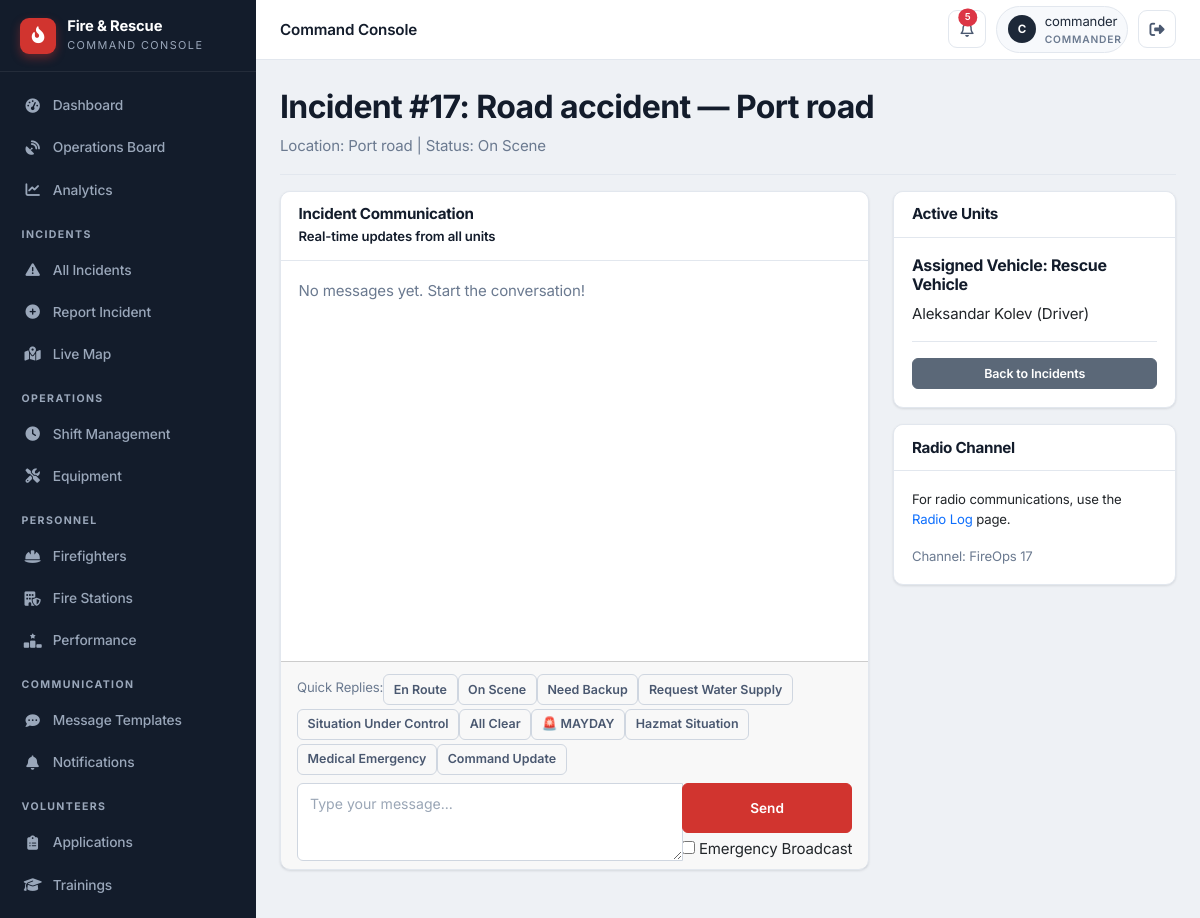
The page /staff/incident/17/chat (signed in) on the database its author committed.
### app/models/incident.py (models this page shows)
class Incident(db.Model):
    id = db.Column(db.Integer, primary_key=True)
    title = db.Column(db.String(100), nullable=False)
    location = db.Column(db.String(200), nullable=False)
    incident_type = db.Column(db.String(50), nullable=False)
    description = db.Column(db.Text)
    status = db.Column(db.String(20), default='Reported')
    reported_by = db.Column(db.Integer, db.ForeignKey('user_model.id'))
    reported_at = db.Column(db.DateTime, default=datetime.datetime.utcnow)
    assigned_vehicle_id = db.Column(db.Integer, db.ForeignKey('vehicle.id'), nullable=True)
    latitude = db.Column(db.Float, nullable=True)
    longitude = db.Column(db.Float, nullable=True)
    dispatched_at = db.Column(db.DateTime, nullable=True)
    on_scene_at = db.Column(db.DateTime, nullable=True)
    closed_at = db.Column(db.DateTime, nullable=True)
    last_updated = db.Column(db.DateTime, default=datetime.datetime.utcnow, onupdate=datetime.datetime.utcnow)
    updated_by = db.Column(db.Integer, db.ForeignKey('user_model.id'), nullable=True)
    is_major = db.Column(db.Boolean, default=False)
    parent_incident_id = db.Column(db.Integer, db.ForeignKey('incident.id'), nullable=True)
    assigned_vehicle = db.relationship('Vehicle', foreign_keys=[assigned_vehicle_id])
    reporter = db.relationship('UserModel', foreign_keys=[reported_by], backref='reported_incidents')
    updater = db.relationship('UserModel', foreign_keys=[updated_by], backref='updated_incidents')
    children = db.relationship('Incident', backref=db.backref('parent', remote_side=[id]),
                               foreign_keys=[parent_incident_id])
    wind_direction = db.Column(db.Integer, nullable=True)  # degrees (0-360)
    wind_speed = db.Column(db.Float, nullable=True)  # km/h

### app/models/communication.py (models this page shows)
class MessageTemplate(db.Model):
    id = db.Column(db.Integer, primary_key=True)
    name = db.Column(db.String(50), nullable=False)
    message = db.Column(db.Text, nullable=False)
    category = db.Column(db.String(30), default='general')
    order = db.Column(db.Integer, default=0)

### app/models/vehicle.py (models this page shows)
class Vehicle(db.Model):
    id = db.Column(db.Integer, primary_key=True)
    type = db.Column(db.String(50))
    location = db.Column(db.String(200))
    latitude = db.Column(db.Float, nullable=True)
    longitude = db.Column(db.Float, nullable=True)
    last_updated = db.Column(db.DateTime, default=datetime.datetime.utcnow, onupdate=datetime.datetime.utcnow)
    speed = db.Column(db.Float, nullable=True)
    heading = db.Column(db.Integer, nullable=True)
    status = db.Column(db.String(20), default='station')
    station_id = db.Column(db.Integer, db.ForeignKey('fire_station.id'), nullable=True)
    current_incident_id = db.Column(db.Integer, db.ForeignKey('incident.id'), nullable=True)
    route_polyline = db.Column(db.Text, nullable=True)      # JSON list of [lat, lng] along the road
    route_started_at = db.Column(db.DateTime, nullable=True)  # when the vehicle began driving
    route_total_seconds = db.Column(db.Float, nullable=True)  # animation duration (sped up for demo)
    route_real_seconds = db.Column(db.Float, nullable=True)   # real OSRM driving time, for ETA display
    route_distance_m = db.Column(db.Float, nullable=True)     # real route distance in meters
    route_dest_lat = db.Column(db.Float, nullable=True)
    route_dest_lng = db.Column(db.Float, nullable=True)
    current_incident = db.relationship('Incident', foreign_keys=[current_incident_id])
    firefighters = db.relationship('Firefighter', backref='assigned_vehicle', lazy=True)

### app/models/firefighter.py (models this page shows)
class Firefighter(db.Model):
    id = db.Column(db.Integer, primary_key=True)
    name = db.Column(db.String(100), nullable=False)
    rank = db.Column(db.String(50))
    status = db.Column(db.String(20), default='available')
    vehicle_id = db.Column(db.Integer, db.ForeignKey('vehicle.id'), nullable=True)
    station_id = db.Column(db.Integer, db.ForeignKey('fire_station.id'), nullable=True)
    user_id = db.Column(db.Integer, db.ForeignKey('user_model.id'), nullable=True, unique=True)
    user = db.relationship('UserModel', foreign_keys=[user_id], backref='firefighter_profile')
    employee_id = db.Column(db.String(20), unique=True, nullable=True)
    phone = db.Column(db.String(20), nullable=True)
    hire_date = db.Column(db.DateTime, nullable=True)
    last_active = db.Column(db.DateTime, nullable=True)
    current_shift_id = db.Column(db.Integer, db.ForeignKey('shift.id'), nullable=True)
    current_shift = db.relationship('Shift', foreign_keys=[current_shift_id], back_populates='firefighter')
    shifts = db.relationship('Shift', foreign_keys='Shift.firefighter_id', back_populates='firefighter')

### app/routes/communications.py (the view, shortened to what this page needs)
@communications_bp.route('/staff/incident/<int:incident_id>/chat', methods=['GET', 'POST'])
@login_required
def incident_chat(incident_id):
    incident = Incident.query.get_or_404(incident_id)
    form = MessageForm()
    templates = MessageTemplate.query.order_by(MessageTemplate.order).all()
    messages = Message.query.filter_by(incident_id=incident.id).order_by(Message.created_at).all()
    return render_template('staff/communications/chat.html',
                           incident=incident,
                           form=form,
                           messages=messages,
                           templates=templates)

### app/forms/communication_forms.py
class MessageForm(FlaskForm):
    message = TextAreaField('Message', validators=[DataRequired()])
    is_emergency = BooleanField('Emergency Broadcast', default=False)
    submit = SubmitField('Send')

### app/utils.py (called while the page is built)
def login_required(f):
    @wraps(f)
    def decorated_function(*args, **kwargs):
        if not session.get('logged_in'):
            flash('Please login to access the staff portal.', 'warning')
            return redirect(url_for('auth.staff_login'))
        return f(*args, **kwargs)
    return decorated_function

### app/templates/staff/communications/chat.html (shortened to what this page needs)
{% extends "staff/base.html" %}
{% block content %}
<div class="row"><div class="col-12"><h2>Incident #{{ incident.id }}: {{ incident.title }}</h2><p class="text-muted">Location: {{ incident.location }} | Status: {{ incident.status }}</p><hr></div></div>
<div class="row">
    <div class="col-md-8">
        <div class="card"><div class="card-header bg-dark text-white"><h5 class="mb-0">Incident Communication</h5><small>Real-time updates from all units</small></div>
        <div class="card-body" id="chatMessages" style="height: 400px; overflow-y: auto;">
            {% for msg in messages %}<div class="mb-2 {% if msg.is_emergency %}bg-danger text-white p-2 rounded{% endif %}"><div class="d-flex justify-content-between"><strong class="{% if msg.is_emergency %}text-white{% endif %}">{% if msg.message_type == 'radio' %}{% elif msg.is_emergency %}EMERGENCY:{% endif %}{{ msg.user.username }}</strong><small class="{% if msg.is_emergency %}text-white-50{% else %}text-muted{% endif %}">{{ msg.created_at.strftime('%H:%M:%S') }}</small></div><p class="mb-0">{{ msg.message }}</p></div><hr class="my-1">{% else %}<p class="text-muted">No messages yet. Start the conversation!</p>{% endfor %}
        </div>
        <div class="card-footer">
            <div class="mb-2"><small class="text-muted">Quick Replies:</small>{% for template in templates %}<button class="btn btn-sm btn-outline-secondary mt-1" onclick="sendQuickMessage({{ template.id }})">{{ template.name }}</button>{% endfor %}</div>
            <form method="POST"><div class="input-group">{{ form.message(class="form-control", rows=2, placeholder="Type your message...") }}<div class="input-group-append d-flex flex-column"><button type="submit" class="btn btn-primary" style="height:50px;">Send</button><label class="mt-1">{{ form.is_emergency() }} Emergency Broadcast</label></div></div></form>
        </div></div>
    </div>
    <div class="col-md-4">
        <div class="card mb-3"><div class="card-header bg-dark text-white"><h5 class="mb-0">Active Units</h5></div><div class="card-body">{% if incident.assigned_vehicle %}<h6>Assigned Vehicle: {{ incident.assigned_vehicle.type }}</h6><ul class="list-unstyled">{% for f in incident.assigned_vehicle.firefighters %}<li>{{ f.name }} ({{ f.rank }})</li>{% endfor %}</ul>{% else %}<p class="text-muted">No units assigned yet</p>{% endif %}<hr><a href="{{ url_for('incidents.list_incidents') }}" class="btn btn-sm btn-secondary w-100">Back to Incidents</a></div></div>
        <div class="card"><div class="card-header bg-dark text-white"><h5 class="mb-0">Radio Channel</h5></div><div class="card-body"><p class="small">For radio communications, use the <a href="{{ url_for('communications.radio_log', incident_id=incident.id) }}">Radio Log</a> page.</p><p class="small text-muted mb-0">Channel: FireOps {{ incident.id }}</p></div></div>
    </div>
</div>
{% endblock %}

### app/static/css/theme.css (style rules this page uses)
:root { --bg: #eef1f5; --surface: #ffffff; --surface-2: #f7f9fc; --border: #e2e7ee; --border-strong: #cfd6e0; --ink: #131c2b; --ink-2: #1d2838; --ink-3: #2a3650; --ink-soft: #3a4860; --text: #1f2a3a; --text-2: #4a5870; --muted: #6b7a90; --on-dark: #e7ecf3; --on-dark-muted: #9aa7ba; --accent: #d1342f; --accent-dark: #ab2420; --accent-soft: #fdeceb; --success: #1f9d63; --success-soft: #e6f5ed; --warning: #d98a17; --warning-soft: #fbf1de; --info: #2b6cb0; --info-soft: #e6f0f9; --danger: #d1342f; --danger-soft: #fdeceb; --r-sm: 6px; --r: 10px; --r-lg: 14px; --shadow-xs: 0 1px 2px rgba(19, 28, 43, 0.06); --shadow-sm: 0 1px 3px rgba(19, 28, 43, 0.08), 0 1px 2px rgba(19, 28, 43, 0.04); --shadow-md: 0 4px 12px rgba(19, 28, 43, 0.08); --shadow-lg: 0 12px 28px rgba(19, 28, 43, 0.12); --sidebar-w: 256px; --topbar-h: 60px; --spacing-xs: 0.25rem; --spacing-sm: 0.5rem; --spacing-md: 1rem; --spacing-lg: 1.5rem; --spacing-xl: 2rem; --border-radius: var(--r); --border-radius-sm: var(--r-sm); --border-radius-lg: var(--r-lg); --primary-color: var(--accent); --secondary-color: var(--muted); --danger-color: var(--danger); }
* { box-sizing: border-box; }
html { -webkit-text-size-adjust: 100%; }
body { font-family: 'Inter', -apple-system, BlinkMacSystemFont, 'Segoe UI', Roboto, sans-serif; color: var(--text); background: var(--bg); font-size: 0.94rem; line-height: 1.55; letter-spacing: -0.01em; -webkit-font-smoothing: antialiased; text-rendering: optimizeLegibility; }
h1, h2, h3, h4, h5, h6 { color: var(--ink); font-weight: 700; letter-spacing: -0.02em; }
a { text-decoration: none; }
.text-muted { color: var(--muted) !important; }

### app/static/css/main.css (style rules this page uses)
.card { border: 1px solid var(--border); border-radius: var(--r); box-shadow: var(--shadow-sm); background: var(--surface); margin-bottom: 1.25rem; }
.card-header { border-bottom: 1px solid var(--border); background: transparent; font-weight: 600; color: var(--ink); padding: 0.85rem 1.1rem; border-radius: var(--r) var(--r) 0 0 !important; }
.card-header h5, .card-header h4, .card-header h6 { margin: 0; font-size: 0.95rem; }
.card-body { padding: 1.1rem; }
.card-header.bg-dark, .card-header.bg-danger, .card-header.bg-primary, .card-header.bg-secondary { background: var(--surface) !important; color: var(--ink) !important; border-bottom: 1px solid var(--border) !important; }
.btn { border-radius: var(--r-sm); font-weight: 600; font-size: 0.85rem; padding: 0.5rem 0.9rem; transition: all 0.15s; border-width: 1px; }
.btn-sm { padding: 0.32rem 0.6rem; font-size: 0.78rem; }
.btn-primary, .btn-danger { background: var(--accent); border-color: var(--accent); color: #fff; }
.btn-secondary { background: #5b6878; border-color: #5b6878; }
.btn-outline-secondary { color: var(--text-2); border-color: var(--border-strong); }
.form-control, .form-select { border-radius: var(--r-sm); border: 1px solid var(--border-strong); padding: 0.55rem 0.75rem; font-size: 0.88rem; color: var(--text); background: var(--surface); }
.form-control::placeholder { color: #9aa6b6; }
hr { border-color: var(--border); opacity: 1; }

### rows shown on the page
Incident: id "17", title "Road accident — Port road", location "Port road", status "On Scene"
MessageTemplate: name "En Route"
MessageTemplate: name "On Scene"
MessageTemplate: name "Need Backup"
MessageTemplate: name "Request Water Supply"
MessageTemplate: name "Situation Under Control"
MessageTemplate: name "All Clear"
MessageTemplate: name "🚨 MAYDAY"
MessageTemplate: name "Hazmat Situation"
MessageTemplate: name "Medical Emergency"
MessageTemplate: name "Command Update"
Vehicle: assigned_vehicle.type "Rescue Vehicle"
Firefighter: name "Aleksandar Kolev", rank "Driver"

### other values the page prints
{{ (session.user_name or '?')[0]|upper }} "C"
{{ session.user_name }} "commander"
{{ session.user_role }} "COMMANDER"
